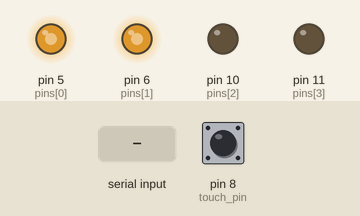
Recording of a sketch running on a simulated Arduino Uno, built with avr-gcc and run on an emulated ATmega328P. On the bench: output pins drawn as LEDs (lit = HIGH). The test bench sets the inputs (shaded band); at power-on: pin 8 (touch_pin) LOW. What the sketch prints to the serial monitor is not drawn.

Above: at 1.2 s.
1.3 s: "90,45\n" received over Serial
At 2.7 s:
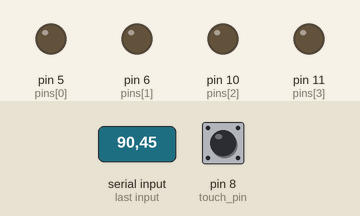
Timing chart, 0 to 4.3 s (numbered marks = the images above; inputs shaded):
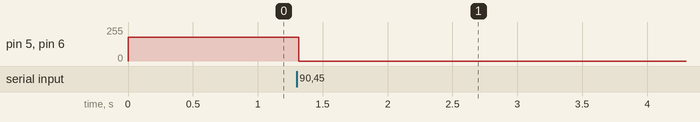

Measured:
- after the input at 1.3 s, pin 5 (pins[0]), pin 6 (pins[1]): 180/255 → 0/255 at once

The sketch:

motor_control.ino
```cpp
int doa = 45;
int intensity = 255;
const int pins[4] = {5, 6, 10, 11};
const int touch_pin = 8;

void setup() {
  // put your setup code here, to run once:
  Serial.begin(115200);
  Serial.setTimeout(1);
  for (int i = 0; i < 4; i++)
    pinMode(pins[i], OUTPUT);
  pinMode(touch_pin, INPUT);
}

void loop() {
  // put your main code here, to run repeatedly:
  if (Serial.available()) {
    doa = Serial.readStringUntil(' ').toInt();
    intensity = Serial.readStringUntil('\n').toInt();
  }
  if (doa<90) {
    analogWrite(pins[0], intensity*cos(doa*PI/180.));
    analogWrite(pins[1], intensity*sin(doa*PI/180.));
    analogWrite(pins[2], 0);
    analogWrite(pins[3], 0);
  }
  else if (doa<180) {
    analogWrite(pins[1], intensity*cos((doa-90)*PI/180.));
    analogWrite(pins[2], intensity*sin((doa-90)*PI/180.));
    analogWrite(pins[0], 0);
    analogWrite(pins[3], 0);
  }
  else if (doa<270) {
    analogWrite(pins[2], intensity*cos((doa-180)*PI/180.));
    analogWrite(pins[3], intensity*sin((doa-180)*PI/180.));
    analogWrite(pins[0], 0);
    analogWrite(pins[1], 0);
  }
  else {
    analogWrite(pins[3], intensity*cos((doa-270)*PI/180.));
    analogWrite(pins[0], intensity*sin((doa-270)*PI/180.));
    analogWrite(pins[1], 0);
    analogWrite(pins[2], 0);
  }
  Serial.println(digitalRead(touch_pin));
  delay(50);
}
```
